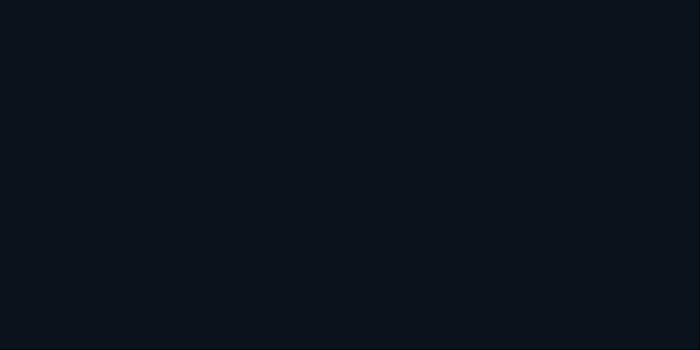
Frame 1 (no input)
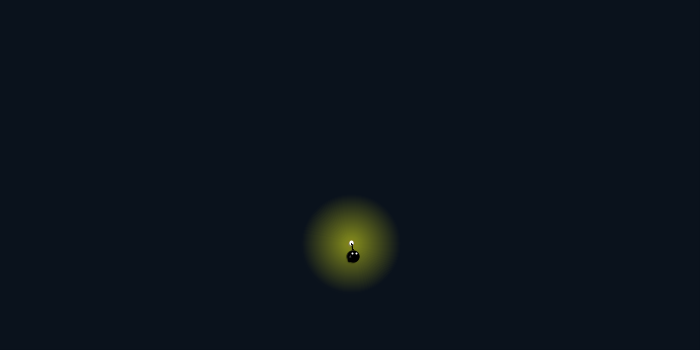
Frame 60 (the mouse pressed at the canvas centre just before this capture)
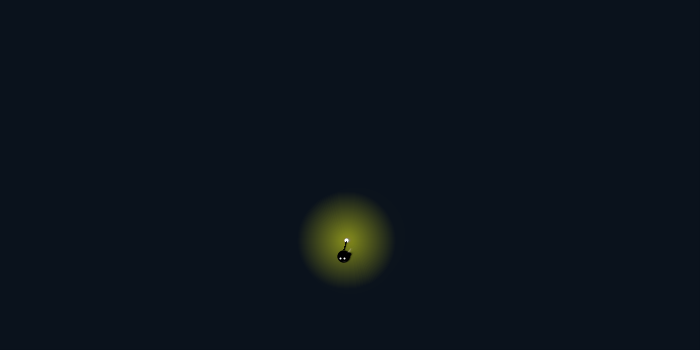
Frame 120 (the mouse held since frame 60 and released just before this capture)

The Processing sketch that drew these frames (run headless with seeded random() and noise(); from frame 60 on, the mouse is pressed at the canvas centre):

// Processing sketch: processing_62551
// ── processing_62551.pde

// ripples - multiples
// work in shape recognition
// Define the glow area - have gubbins floating around - more visible in glow area
// OR - BG-coloured gubbins, floating around - so will only be visible when light is over them. Above light, below drawing
// sound
int[] x = {
  19, 1, 3, 5, 7, 9, 11, 13, 15, 17, 3, 12, 8, 7, 6, 9, 11, 13, 16, 15, 17, 19, 16, 14, 18, 20, 2, 8, 5, 10, 14, 10, 4, 6, 12, 4
};
int[] y = {
  0, 0, 0, 0, 0, 0, 0, 0, 0, 0, 2, 3, 3, 2, 1, 2, 2, 2, 1, 2, 2, 2, 3, 3, 1, 1, 1, 1, 2, 1, 1, 3, 1, 3, 1, 3
};

int boxX = 350;
int boxY = 250;

int rippleDelay = 0;

int boxSpacing = 30;
int boxSize = 5;
int lastKey = 48;

float ellipsemodX = 0;
float ellipsemodY = 0;

float sw = 12;

float wanderX = 0;
float wanderY = 0;
int wanderTimer = 0;

int delayTimer = 0;

int explodeCount = 0;
int explodeOccur = 0;
float[] hStack = new float [50];
float[] hStack_ = new float [50];
float t[] = new float [50];
int explodeTimer = 0;
int explodeShake = 0;

float eyesTheta = 0;
float eyesTheta_ = 0;

int[] rippleX_ = new int [100];
int[] rippleY_ = new int [100];
int[] rippleSize = new int [130];
int rippleArrayCount = 0;

int rippleOn = 1;
int vortexTimer = 0;
int vortexOn = 0;
int vortexed = 0;
int vortexAfterCounter = 0;
int vortexCooldown = 0;
int vtxOn = 1;
float vsw = sw;
float vortexSpotX = 0;
float vortexSpotY = 0;

float[] ErippleX_ = new float [100];
float[] ErippleY_ = new float [100];
float[] ErippleSize = new float [130];
int ErippleArrayCount = 0;

float ellipseX = 350;
float ellipseY = 250;
float[] ellipseX_ = new float [20];
float[] ellipseY_ = new float [20];
float[] ellipsemodX_ = new float [20];
float[] ellipsemodY_ = new float [20];


int lineStackHL = 0;
int lineStackHR = 0;
int lineStackVU = 0;
int lineStackVD = 0;
int shapeTimer = 0;
boolean shapeTimerOn = false;
float temp = 0;
float[] temp_ = new float[20];

int keyStoreY;
int keyStoreX;
float r = 0;

float esw = 1;
float ellipseH = 10;
float[] ellipseH_ = new float [20];
float ellipseHactual = 10;

float kstroke = 0;

float startup = 1;

int stage = 0;

int emergeAble = 0;

float theta2 = 0;

float[] tailX = new float [360];
float[] tailY = new float [360];

float v = 0;
float[] v_ = new float [20];
float c = 0;
float[] c_ = new float [20];
float i;
float h;
int negCheck = 1;

color g = color(112, 198, 162);
color b = color(112, 146, 198);
float colvar = 0.5;




void setup() {
  size (700, 350);
  background(255);
  smooth();
  int i = 0;
  while (i<36) {
    y[i] = y[i]*2;
    i++;
  }
  thetaGenerate();
  int w = 0;
  while (w<100) {
    rippleX_[w] = -100;
    rippleY_[w] = -100;
    rippleSize[w] = 0;
    ErippleX_[w] = -100;
    ErippleY_[w] = -100;
    ErippleSize[w] = sw;
    w++;
  }
  int l = 0;
  while (l<20) {
    ellipseX_[l] = 350;
    ellipseY_[l] = 250;
    ellipsemodX_[l] = 350;
    ellipsemodY_[l] = 250;
    l++;
  }
  startup = 30;
}

void draw() {
  colvar = colvar+lineStackHL/2-lineStackHR/2;
  color water = lerpColor(b, g, colvar);
  if (explodeOccur == 1) {
    explodeOccurs();
    if (explodeTimer>30) {
      fill(10, 18, 28, 100);
      //  fill(255, 255);
    }
    else {
      fill(10, 18, 28, 20);
      //   fill(255, 255);
    }
    rectMode (CENTER);
    rect (width/2, height/2, width+width/2, height+height/2);
  }
  if (stage == 0) {
    println(vortexOn);
    fill(10, 18, 28, 100);
    //fill(255, 255);
    rectMode (CENTER);
    rect (width/2, height/2, width+width/2, height+height/2);
    //bulb glow
    int j = 0;
    while (j<50) {
    fill(255, 216, 21, 1);
    noStroke();
      ellipse(ellipseX_[8]+ellipseH_[8]*sin(temp_[8]), ellipseY_[8]+ellipseH_[8]*cos(temp_[8])-15, 2*j, 2*j);
      j++;
      }
      temp_[0] = temp;
    if ((keyPressed)&&((ellipseX>boxX+20)||(ellipseX<boxX-20)||(ellipseY>boxY+20)||(ellipseY<boxY-20))) {
      temp = temp-(dist(ellipseX, ellipseY, boxX, boxY))/1300;
    }
    else {
      temp = temp-dist(ellipseX, ellipseY, boxX, boxY)/2000;
    }
    ripple();
    // emerge();
    explodeCount();
    if (vortexOn == 0) {
      wanderTimer();
    }
    else {
      vortexPull();
    }
    int g = 19;
    while (g>0) {
      ellipseX_[g] = ellipseX_[g-1];
      ellipseY_[g] = ellipseY_[g-1];
      ellipsemodX_[g] = ellipsemodX_[g-1];
      ellipsemodY_[g] = ellipsemodY_[g-1];
      ellipseH_[g] = ellipseH_[g-1];
      temp_[g] = temp_[g-1];
      g = g-1;
    }
    ellipsemodX_[0] = ellipsemodX;
    ellipsemodY_[0] = ellipsemodY;
    strokeWeight(sw);
    if ((keyPressed)&&((ellipseX>boxX+45)||(ellipseX<boxX-45)||(ellipseY>boxY+45)||(ellipseY<boxY-45))) {
      //   /   wake();
      strokeWeight(sw*0.8);
      delayTimer++;
      if (delayTimer > 10) {
        ellipsemodX = (boxX-ellipseX)/30;
        ellipsemodY = (boxY-ellipseY)/30;
        delayTimer = 0;
      }
    }
    else {
      if (((lastKey<=57)&&(lastKey>=48)&&(keyStoreX != x[lastKey-48]))||((lastKey<=90)&&(lastKey>=65)&&(keyStoreX != x[lastKey-55]))) {
      }
      delayTimer++;
      if (delayTimer > 10) {
        ellipsemodX = (boxX-ellipseX+wanderX)/60;
        ellipsemodY = (boxY-ellipseY+wanderY)/60;
        delayTimer = 0;
      }
    }
    ellipseH_[0] = ellipseH;
    ///    ellipseH = (sqrt(sq(boxX-(ellipseX+ellipseH*sin(temp)))+sq(boxY-(ellipseY+ellipseH*cos(temp)))));
    ellipseX_[0] = ellipseX;
    ellipseY_[0] = ellipseY;
    ellipseX = ellipseX+ellipsemodX;
    ellipseY = ellipseY+ellipsemodY;
    stroke(0);
    if (vortexOn == 1) {
      vortexPull();
    }
    else {
      ellipseH = 10;
    }
    if (vortexed == 0) {
      /// X AND Y
      line(ellipseX+ellipseH*sin(temp), ellipseY+ellipseH*cos(temp), ellipseX_[0]-ellipsemodX_[0]+ellipseH_[0]*sin(temp_[0]), ellipseY_[0]-ellipsemodY_[0]+ellipseH_[0]*cos(temp_[0]));
    }
    else {
      point(ellipseX+ellipseH*sin(temp), ellipseY+ellipseH*cos(temp));
    }
    eyesTheta_ = eyesTheta_;
    int k = 1;
    while (k<20) {
      if (vortexAfterCounter<21) {
        stroke(0, 0);
      }
      else {
        stroke(255, 255, 255, 20);
        strokeWeight((3-kstroke/9));
        line(ellipseX_[k]-ellipsemodX_[k]+ellipseH_[k]*sin(temp_[k]), ellipseY_[k]-ellipsemodY_[k]+ellipseH_[k]*cos(temp_[k])-sw/2+(10-kstroke/2), ellipseX_[k-1]-ellipsemodX_[k-1]+ellipseH_[k-1]*sin(temp_[k-1]), ellipseY_[k-1]-ellipsemodY_[k-1]+ellipseH_[k-1]*cos(temp_[k-1])-sw/2+(10-kstroke/2));
        stroke(0);
        strokeWeight (10-kstroke/2);
        line(ellipseX_[k]-ellipsemodX_[k]+ellipseH_[k]*sin(temp_[k]), ellipseY_[k]-ellipsemodY_[k]+ellipseH_[k]*cos(temp_[k]), ellipseX_[k-1]-ellipsemodX_[k-1]+ellipseH_[k-1]*sin(temp_[k-1]), ellipseY_[k-1]-ellipsemodY_[k-1]+ellipseH_[k-1]*cos(temp_[k-1]));
    }
      kstroke++;
      k++;
    }
    kstroke = 0;
    if ((ellipseX+ellipseH*cos(temp)-(ellipseX-ellipsemodX_[0]+ellipseH*cos(temp_[0])))<0) {
      eyesTheta = -asin((ellipseY+ellipseH*cos(temp)-(ellipseY-ellipsemodY_[0]+ellipseH*cos(temp_[0])))/(sqrt(sq((ellipseX+ellipseH*sin(temp))-(ellipseX-ellipsemodX_[0]+ellipseH*sin(temp_[0])))+sq((ellipseY+ellipseH*cos(temp))-(ellipseY-ellipsemodY_[0]+ellipseH*cos(temp_[0]))))));
    }
    if ((ellipseY+ellipseH*cos(temp)-(ellipseY-ellipsemodY_[0]+ellipseH*cos(temp_[0])))<0) {
      eyesTheta = -asin((ellipseX+ellipseH*sin(temp)-(ellipseX-ellipsemodX_[0]+ellipseH*sin(temp_[0])))/(sqrt(sq((ellipseX+ellipseH*sin(temp))-(ellipseX-ellipsemodX_[0]+ellipseH*sin(temp_[0])))+sq((ellipseY+ellipseH*cos(temp))-(ellipseY-ellipsemodY_[0]+ellipseH*cos(temp_[0]))))));
    }
    if ((ellipseY+ellipseH*cos(temp)-(ellipseY-ellipsemodY_[0]+ellipseH*cos(temp_[0])))>0) {
      eyesTheta = acos((ellipseY+ellipseH*cos(temp)-(ellipseY-ellipsemodY_[0]+ellipseH*cos(temp_[0])))/(sqrt(sq((ellipseX+ellipseH*sin(temp))-(ellipseX-ellipsemodX_[0]+ellipseH*sin(temp_[0])))+sq((ellipseY+ellipseH*cos(temp))-(ellipseY-ellipsemodY_[0]+ellipseH*cos(temp_[0]))))));
    }
    if ((ellipseY+ellipseH*cos(temp)-(ellipseY-ellipsemodY_[0]+ellipseH*cos(temp_[0])))>0) {
      eyesTheta = PI+asin((ellipseX+ellipseH*sin(temp)-(ellipseX-ellipsemodX_[0]+ellipseH*sin(temp_[0])))/(sqrt(sq((ellipseX+ellipseH*sin(temp))-(ellipseX-ellipsemodX_[0]+ellipseH*sin(temp_[0])))+sq((ellipseY+ellipseH*cos(temp))-(ellipseY-ellipsemodY_[0]+ellipseH*cos(temp_[0]))))));
    }
    //ADDONS
    strokeWeight(4);
    stroke(255);
    line (ellipseX_[8]+ellipseH_[8]*sin(temp_[8]), ellipseY_[8]+ellipseH_[8]*cos(temp_[8])-15, ellipseX_[9]+ellipseH_[9]*sin(temp_[16]), ellipseY_[9]+ellipseH_[16]*cos(temp_[9])-15);

    stroke(0);
    int b = 1;
    while (b<9) {
      strokeWeight(1);
      line (ellipseX_[b]+ellipseH_[b]*sin(temp_[b]), ellipseY_[b]+ellipseH_[b]*cos(temp_[b])-(b+4+2), ellipseX_[b+1]+ellipseH_[b+1]*sin(temp_[b+1]), ellipseY_[b+1]+ellipseH_[b+1]*cos(temp_[b+1])-(b+4+2));
      b++;
    }

    strokeWeight(2);
    stroke(255);
    point (ellipseX+ellipseH*sin(temp)-1*sin(eyesTheta)-2, ellipseY+ellipseH*cos(temp)-3*cos(eyesTheta));
    point (ellipseX+ellipseH*sin(temp)-1*sin(eyesTheta)+2, ellipseY+ellipseH*cos(temp)-3*cos(eyesTheta));
    stroke(0);
    keyCheck();
    //   rect (width+10, 0, -lineStackHL*40, 10);
    //  rect (-10, 0, lineStackHR*40, 10);
    //  rect (0, height+10, 10, -lineStackVU*40);
    //  rect (width-10, -10, 10, lineStackVD*40);
    shapeTimer++;
    if ((shapeTimer>30)&&(shapeTimerOn = true)) {
      shapeTimer =  0;
      lineStackHL = 0;
      lineStackHR = 0;
      lineStackVU = 0;
      lineStackVD = 0;
      shapeTimerOn = false;
    }
  }

  if (startup>0) {
    fill(10, 18, 28);
    rectMode(CENTER);
    rect(width/2-20, height/2-20, width+40, height+40);
    startup = startup-1;
  }
}

void keyPressed() {
  lastKey = keyCode;
}


void keyCheck() {
  if (keyPressed) {
    shapeTimerOn = true;
    if ((lastKey<=57)&&(lastKey>=48)) {
      fill(0, 255);
      boxX = x[lastKey-48]*boxSpacing;
      boxY = y[lastKey-48]*boxSpacing+100;
      if ((keyStoreX == x[lastKey-48]+2)&&(keyStoreY == y[lastKey-48])) {
        lineStackHL = lineStackHL+1;
      }
      else {
        if (keyStoreX != x[lastKey-48])
          lineStackHL = 0;
      }
      if ((keyStoreX == x[lastKey-48]-2)&&(keyStoreY == y[lastKey-48])) {
        lineStackHR = lineStackHR+1;
      }
      else {
        if (keyStoreX != x[lastKey-48])
          lineStackHR = 0;
      }
      if (((keyStoreX == x[lastKey-48]-1)||(keyStoreX == x[lastKey-48]+1))&&(keyStoreY == y[lastKey-48]+2)) {
        lineStackVU = lineStackVU+1;
      }
      else {
        if (keyStoreX != x[lastKey-48])
          lineStackVU = 0;
      }
      if (((keyStoreX == x[lastKey-48]-1)||(keyStoreX == x[lastKey-48]+1))&&(keyStoreY == y[lastKey-48]-2)) {
        lineStackVD = lineStackVD+1;
      }
      else {
        if (keyStoreX != x[lastKey-48])
          lineStackVD = 0;
      }
      if (keyStoreX != lastKey) {
        keyStoreX = x[lastKey-48];
        keyStoreY = y[lastKey-48];
      }
    }
  }

  if (keyPressed) {
    if ((lastKey<=90)&&(lastKey>=65)) { 
      fill(0, 255);
      boxX = x[lastKey-55]*boxSpacing;
      boxY = y[lastKey-55]*boxSpacing+100;
      // ellipse (boxX, boxY, boxSize, boxSize);
      if ((keyStoreX == x[lastKey-55]+2)&&(keyStoreY == y[lastKey-55])) {
        lineStackHL = lineStackHL+1;
      }
      else {
        if (keyStoreX != x[lastKey-55])
          lineStackHL = 0;
      }
      if ((keyStoreX == x[lastKey-55]-2)&&(keyStoreY == y[lastKey-55])) {
        lineStackHR = lineStackHR+1;
      }
      else {
        if (keyStoreX != x[lastKey-55])
          lineStackHR = 0;
      }
      if (((keyStoreX == x[lastKey-55]-1)||(keyStoreX == x[lastKey-55]+1))&&(keyStoreY == y[lastKey-55]+2)) {
        lineStackVU = lineStackVU+1;
      }
      else {
        if (keyStoreX != x[lastKey-55])
          lineStackVU = 0;
      }
      if (((keyStoreX == x[lastKey-55]-1)||(keyStoreX == x[lastKey-55]+1))&&(keyStoreY == y[lastKey-55]-2)) {
        lineStackVD = lineStackVD+1;
      }
      else {
        if (keyStoreX != x[lastKey-55])
          lineStackVD = 0;
      }
      keyStoreX = x[lastKey-55];
      keyStoreY = y[lastKey-55];
    }
  }
}


void wanderTimer() {
  wanderTimer++;
  if (wanderTimer>((int)random(30, 50))) {
    wanderX = (int)random(-20, 20);
    wanderY = (int)random(-20, 20);
    wanderTimer = 0;
  }
}

void explodeCount() {
  if ((explodeCount>0)) {
    explodeCount = explodeCount-1;
  }
  if (((keyPressed)&&((lastKey<=57)&&(lastKey>=48)&&(keyStoreX != x[lastKey-48])))||((keyPressed)&&((lastKey<=90)&&(lastKey>=65)&&(keyStoreX != x[lastKey-55])))) {
    explodeCount = explodeCount+5;
  }
  if (explodeCount>100) {
    explodeOccur = 1;
    explodeCount = 0;
    explodeTimer = 0;
    stage = 1;
  }
}

void explodeOccurs() {
  if (explodeOccur == 1) {
    stage = 1;
    if (explodeTimer<150) {
      if (explodeTimer<=30) {
        strokeWeight(sw*random(0.9, 1.1));
        stroke(0);
        point (ellipseX+10*sin(temp)+(int)random(10), ellipseY+10*cos(temp)+(int)random(10));
        stroke(255);
        strokeWeight(esw);
        point (ellipseX+10*sin(temp), ellipseY+10*cos(temp));
        point (ellipseX+10*sin(temp)+4, ellipseY+10*cos(temp));

        esw = esw*1.1;
      }
      if (explodeTimer>30) {
        fill(255, 30);
        stroke(0);
        int k = 0;
        while (k<50) {
          strokeWeight(sw*random(0.1, 0.5));
          stroke(115, 17, 17);
          line (ellipseX+hStack[k]*cos(t[k]), ellipseY+hStack[k]*sin(t[k]), ellipseX+hStack_[k]*cos(t[k]), ellipseY+hStack_[k]*sin(t[k]));
          k++;
        }
      }
      stroke(0);
      explodeTimer++;
      if (explodeTimer>30) {
        int m = 0;
        while (m<50) {
          hStack_[m] = hStack[m];
          hStack[m] = hStack[m]+random(7)*4;
          m++;
        }
      }
    }
    else {
      if (keyPressed) {
        stage = 0;
        explodeCount = 0;
        explodeOccur = 0;
        explodeTimer = 0;
        esw = 1;
        int n = 0;
        while (n<50) {
          hStack[n] = 0;
          hStack_[n] = 0;
          n++;
        }
        thetaGenerate();
      }
    }
  }
}



void thetaGenerate() {
  int i = 0;
  while (i<50) {
    t[i] = random(radians(360));
    i++;
  }
}
//VRIPPLE
void ripple() {
  fill(255, 0);
  //  if (((keyPressed)&&((lastKey<=57)&&(lastKey>=48)&&(keyStoreX != x[lastKey-48])))||((keyPressed)&&((lastKey<=90)&&(lastKey>=65)&&(keyStoreX != x[lastKey-55])))) {
  if ((keyPressed)&&(rippleOn == 1)) {
    if ((lastKey<=90)&&(lastKey>=65)) {
      rippleX_[rippleArrayCount] = x[lastKey-55]*boxSpacing;
      rippleY_[rippleArrayCount] = y[lastKey-55]*boxSpacing+100;
    }
    if ((lastKey<=57)&&(lastKey>=48)) {
      rippleX_[rippleArrayCount] = x[lastKey-48]*boxSpacing;
      rippleY_[rippleArrayCount] = y[lastKey-48]*boxSpacing+100;
    }
    rippleArrayCount++;
    if (rippleArrayCount>=100) {
      rippleArrayCount = 0;
    }
    rippleOn = 0;
  }
  if ((((keyPressed)&&((lastKey<=57)&&(lastKey>=48)&&(keyStoreX != x[lastKey-48])))||((keyPressed)&&((lastKey<=90)&&(lastKey>=65)&&(keyStoreX != x[lastKey-55]))))&&(vortexOn == 0)) {
    vortexTimer = 0;
    vtxOn = 0;
  }
  if ((((keyPressed)&&((lastKey<=57)&&(lastKey>=48)&&(keyStoreX == x[lastKey-48])))||((keyPressed)&&((lastKey<=90)&&(lastKey>=65)&&(keyStoreX == x[lastKey-55]))))&&(vtxOn == 1)) {
    vortexTimer = vortexTimer+15;
    vtxOn = 0;
  }

  if (!keyPressed) {
    rippleOn = 1;
    vtxOn = 1;
  }
  if (vortexTimer>0) {
    vortexTimer--;
  }
  if (vortexTimer>60) {
    vortexTimer = 60;
  }
  if ((vortexTimer>50)) {
    vortexOn = 1;
    vortexAfterCounter = 0;
  }
  else {
    vortexOn = 0;
    vortexed = 0;
    vortexAfterCounter++;
  }
  int u = 0;
  while (u<100) {
    strokeWeight(4/(rippleSize[u]+0.1));
    stroke(255, 216, 21, 200-rippleSize[u]*2);
    ellipse(rippleX_[u], rippleY_[u], rippleSize[u], rippleSize[u]);
    if (rippleX_[u]>0) {
      rippleSize[u]++;
    }
    if (rippleSize[u]>100) {
      rippleSize[u] = 0;
      rippleX_[u] = -100;
      rippleY_[u] = -100;
    }
    u++;
  }
}

void emerge() {
  fill(255, 0);
  if (keyPressed) {
    emergeAble = 1;
  }
  if ((!keyPressed)) {
    ErippleArrayCount++;
    if (ErippleArrayCount>=100) {
      ErippleArrayCount = 0;
      ErippleX_[ErippleArrayCount] =  ellipseX-ellipsemodX+ellipseH*sin(temp);
      ErippleY_[ErippleArrayCount] =  ellipseY-ellipsemodY+ellipseH*sin(temp);
      ErippleSize[ErippleArrayCount] = sw;
    }
  }
  int q = 0;
  while (q<100) {
    strokeWeight(4/(ErippleSize[q]+0.1));
    stroke(50+ErippleSize[q]*2);
    if (emergeAble == 1) {
      ellipse(ErippleX_[q], ErippleY_[q], ErippleSize[q], ErippleSize[q]);
    }
    if (ErippleX_[q]>0) {
      ErippleSize[q]++;
    }
    if (ErippleSize[q]>100) {
      ErippleSize[q] = 0;
      ErippleX_[q] = -100;
      ErippleY_[q] = -100;
      emergeAble = 0;
    }
    q++;
  }
}
//ffg
void wake() {
  strokeWeight(sw*0.2);
  line(ellipseX_[0]-ellipsemodX_[0]+ellipseH_[0]*sin(temp_[0]), ellipseY_[0]-ellipsemodY_[0]+ellipseH_[0]*cos(temp_[0]), ellipseX_[0]-ellipsemodX_[0]+ellipseH_[0]*sin(temp_[0])+50*cos(eyesTheta+radians(270)), ellipseY_[0]-ellipsemodY_[0]+ellipseH_[0]*cos(temp_[0])+50*sin(eyesTheta+radians(270)));
  line(ellipseX_[0]-ellipsemodX_[0]+ellipseH_[0]*sin(temp_[0]), ellipseY_[0]-ellipsemodY_[0]+ellipseH_[0]*cos(temp_[0]), ellipseX_[0]-ellipsemodX_[0]+ellipseH_[0]*sin(temp_[0])-50*cos(eyesTheta+radians(270)), ellipseY_[0]-ellipsemodY_[0]+ellipseH_[0]*cos(temp_[0])-50*sin(eyesTheta+radians(270)));
}

void vortexPull() {
  //  if ((keyPressed)&&(((keyPressed)&&((lastKey<=57)&&(lastKey>=48)&&(keyStoreX != x[lastKey-48])))||((keyPressed)&&((lastKey<=90)&&(lastKey>=65)&&(keyStoreX != x[lastKey-55]))))&&(vortexed != 1)) {
  //    ellipseX = boxX;
  //    ellipseY = boxY;
  //    vortexed = 0;
  //    vortexOn = 0;
  //    vortexTimer = 0;
  //    
  //  }else{
  temp = temp-0.2;
  ellipsemodX = (boxX-ellipseX)/60;
  ellipsemodY = (boxY-ellipseY)/60;
  if (ellipseH>-1) {
    ellipseH = ellipseH-0.1;
  }
  if (ellipseH<0) {
    strokeWeight(vsw);
    if (vsw>1) {
      vsw *=0.9;
    }
  }
  if (((keyPressed)&&(((keyPressed)&&((lastKey<=57)&&(lastKey>=48)&&(keyStoreX != x[lastKey-48])))||((keyPressed)&&((lastKey<=90)&&(lastKey>=65)&&(keyStoreX != x[lastKey-55])))))&&(vsw<4)) {
    if ((lastKey<=57)&&(lastKey>=48)) {
      ellipseX = x[lastKey-48]*boxSpacing;
      ellipseY = y[lastKey-48]*boxSpacing+100;
      ellipseH = 10;
      temp = 0;
      ellipseX_[0] = x[lastKey-48]*boxSpacing;
      ellipseY_[0] = y[lastKey-48]*boxSpacing+100;
    }
    if ((lastKey<=90)&&(lastKey>=65)) { 
      ellipseX = x[lastKey-55]*boxSpacing;
      ellipseY = y[lastKey-55]*boxSpacing+100;
      ellipseH = 10;
      temp = 0;
      ellipseX_[0] = x[lastKey-55]*boxSpacing;
      ellipseY_[0] = y[lastKey-55]*boxSpacing+100;
    }
    vortexed = 0;
    vortexOn = 0;
    vortexTimer = 0;
    vsw = sw;
  }
}
